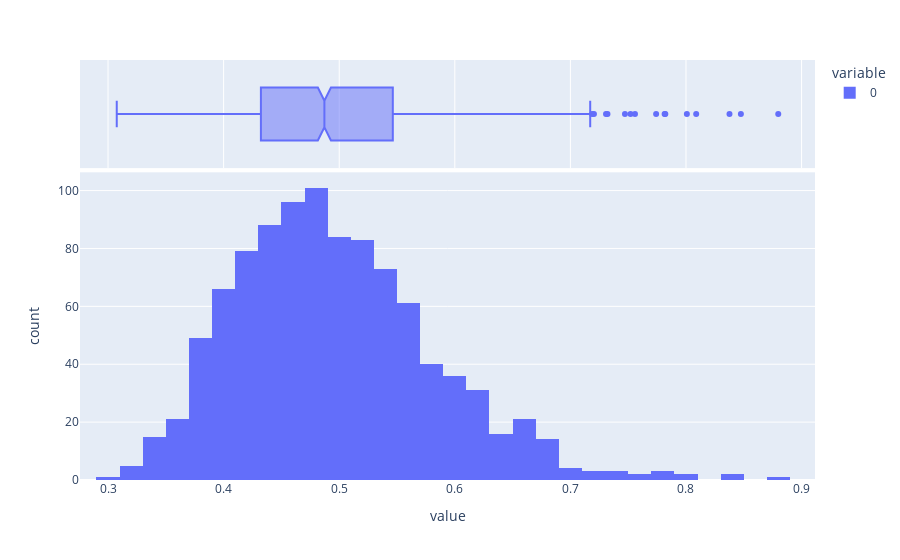

Notebook code for this chart:
### Code cell
fig = px.histogram(data, marginal="box")
fig.show()

### Figure 1 — Plotly figure (JSON) as saved in the notebook; plotly's stock layout.template omitted (floating-point values rounded to 4 significant figures; data arrays with more than 128 entries replaced by an {"elided": "..."} marker saying what was removed)
{"data": [{"alignmentgroup": "True", "bingroup": "x", "hovertemplate": "variable=0<br>value=%{x}<br>count=%{y}<extra></extra>", "legendgroup": "0", "marker": {"color": "#636efa", "pattern": {"shape": ""}}, "name": "0", "offsetgroup": "0", "orientation": "v", "showlegend": true, "type": "histogram", "x": {"elided": "1000 float values"}, "xaxis": "x", "yaxis": "y"}, {"alignmentgroup": "True", "hovertemplate": "variable=0<br>value=%{x}<extra></extra>", "legendgroup": "0", "marker": {"color": "#636efa"}, "name": "0", "notched": true, "offsetgroup": "0", "showlegend": false, "type": "box", "x": {"elided": "1000 float values"}, "xaxis": "x2", "yaxis": "y2"}], "layout": {"barmode": "relative", "legend": {"title": {"text": "variable"}, "tracegroupgap": 0}, "margin": {"t": 60}, "xaxis": {"anchor": "y", "domain": [0, 1], "title": {"text": "value"}}, "xaxis2": {"anchor": "y2", "domain": [0, 1], "matches": "x", "showgrid": true, "showticklabels": false}, "yaxis": {"anchor": "x", "domain": [0, 0.7326], "title": {"text": "count"}}, "yaxis2": {"anchor": "x2", "domain": [0.7426, 1], "matches": "y2", "showgrid": false, "showline": false, "showticklabels": false, "ticks": ""}}}
